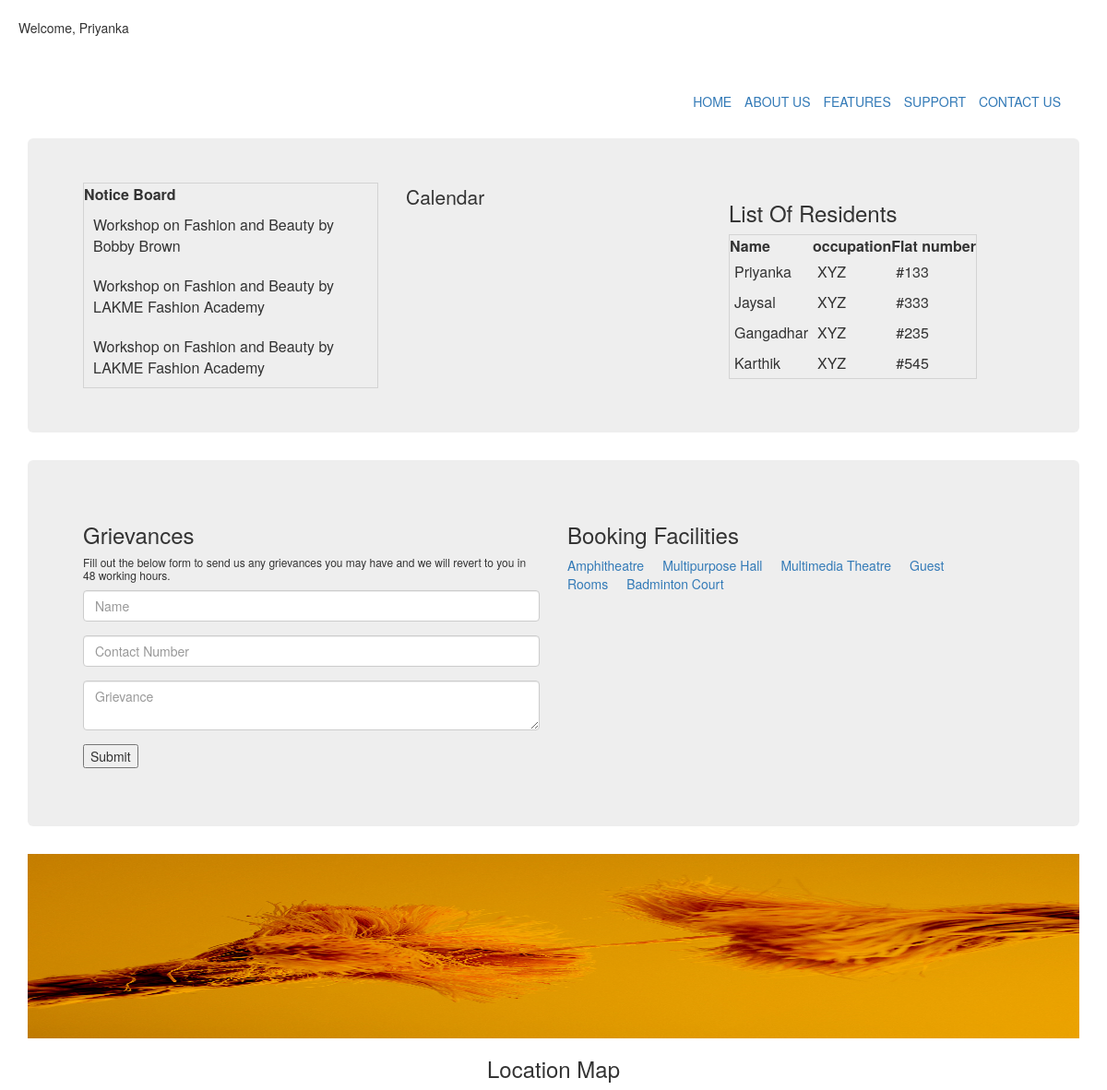
/features.php (signed in), run on the app's committed database.
### tables this page shows
CREATE TABLE IF NOT EXISTS `century_notice` (
`id` int(11) NOT NULL,
  `notice` text NOT NULL,
  `date_added` datetime NOT NULL,
  `more` varchar(50) NOT NULL
);

CREATE TABLE IF NOT EXISTS `members` (
`id` int(11) NOT NULL,
  `name` varchar(50) NOT NULL,
  `occupation` varchar(50) NOT NULL,
  `flat_number` varchar(50) NOT NULL,
  `username` varchar(50) NOT NULL,
  `password` varchar(50) NOT NULL,
  `client_id` int(11) NOT NULL,
  `date_added` datetime NOT NULL
);

CREATE TABLE IF NOT EXISTS `century_advertisement` (
`id` int(11) NOT NULL,
  `path` varchar(50) NOT NULL,
  `category` varchar(50) NOT NULL,
  `date_changed` date NOT NULL
);

### features.php (the view, shortened to what this page needs)
<?php
if(isset($_SESSION['member_name']))
{
include("connection.php");
$client_name=$_SESSION['client_name'];
$member_name=$_SESSION['member_name'];
$exe=mysqli_query($conn,"select * from ".$client_name."_notice limit 3");
$exe2=mysqli_query($conn,"select id from clients where name='$client_name'");
$res2=mysqli_fetch_assoc($exe2);
$id=$res2['id'];
$exe3=mysqli_query($conn,"select * from members where client_id='$id' limit 7" );
$query6="select path from ".$client_name."_advertisement where category='horizontal'";
$exe6=mysqli_query($conn,$query6);
$res6=mysqli_fetch_assoc($exe6);
$advertisement_path=$res6['path'];
?>
<hmtl>
<head>
<link rel="stylesheet" href="http://maxcdn.bootstrapcdn.com/bootstrap/3.3.7/css/bootstrap.min.css">
<link href='fullcalendar.css' rel='stylesheet' />
<link href='fullcalendar.print.css' rel='stylesheet' media='print' />
</head>
<body>
<div class="header">
<div style="display:block;margin-top:20px;margin-left:20px">
	<p>Welcome, <?php echo $member_name; ?></p>
</div>
<div style="display:block;float:right;margin-right:50px;margin-top:50px">
	<ul style="list-style:none">
    	<li style="display:inline-block;margin-left:10px"><a href="index.php">HOME</a></li>
        <li style="display:inline-block;margin-left:10px"><a href="about_us.php">ABOUT US</a></li>
    	<li style="display:inline-block;margin-left:10px"><a href="features.php">FEATURES</a></li>
        <li style="display:inline-block;margin-left:10px"><a href="support.php">SUPPORT</a></li>
        <li style="display:inline-block;margin-left:10px"><a href="contact_us.php">CONTACT US</a></li>
    </ul>
</div>
</div>
<div class="container" style="margin-top:20px">
    <div class="jumbotron">
    	 <div class="row">
         	<div class="col-sm-4">
                    <div class="table-responsive">
                    <table style="border:1px solid #D3D3D3">
                    <tr><th style="border:1 px solid #D3D3D3">Notice Board</th></tr>
                    <?php
                    while($res=mysqli_fetch_assoc($exe))
                    {
                        ?>
                            <tr>
                                <td style="padding:10px;"><?php echo $res['notice']; ?></td>
                            </tr>
                        <?php
                    }
                    ?>
                    </table>
                    </div>
            </div>
            <div class="col-sm-4">
            	<p>Calendar</p>
            </div>
            <div class="col-sm-4">
            	<div class="table-responsive">
                <h3>List Of Residents</h3>
                    <table style="border:1px solid #D3D3D3;border-collapse:collapse">
                        <tr><th>Name</th><th>occupation</th><th>Flat number</th></tr>
                        <?php
                        while($res=mysqli_fetch_assoc($exe3))
                        {
                            ?>
                                <tr style="border:1 px solid #D3D3D3;border-collapse:collapse">
                                    <td style="padding:5px;border-bottom:1 px solid #D3D3D3">
										<?php echo $res['name'];?>
                                    </td>
                                    <td style="padding:5px;border-bottom:1 px solid #D3D3D3">
										<?php echo $res['occupation'];?>
                                    </td>
                                    <td style="padding:5px;border-bottom:1 px solid #D3D3D3">
										<?php echo $res['flat_number'];?>
                                    </td>
                                </tr>
                            <?php
                        }
                        ?>
                   </table>
               </div>
            </div>
         </div>
    </div>
</div>
<div class="container">
	<div class="jumbotron">
    	<div class="row">
        	<div class="col-sm-6">
            	<h3>Grievances</h3>
                <h6>Fill out the below form to send us any grievances you may have and we will revert to you in 48 working hours.</h6>
                        <form method="post">
                            <div class="form-group">
                                <input type="text" name="name" id="name" class="form-control" placeholder="Name">
                            </div>
                            <div class="form-group">
                                <input type="text" name="phone" id="phone" class="form-control" placeholder="Contact Number" onKeyPress="return isNumber()">
                            </div>
                            <div class="form-group">
                                <textarea name="grievance" id="grievance" placeholder="Grievance" class="form-control"></textarea>
                            </div>
                            <div class="form-group">
                                <input type="submit" name="submit" id="submit" class="" value="Submit">
                            </div>
                        </form>
            </div>
            <div class="col-sm-6">
            	<h3>Booking Facilities</h3>
    			<span><a href="booking.php?category=Amphitheatre">Amphitheatre</a><a href="booking.php?category=Multipurpose Hall" class="link">Multipurpose Hall</a><a href="booking.php?category=Multimedia Theatre" class="link">Multimedia Theatre</a><a href="booking.php?category=Guest Room" class="link">Guest Rooms</a><a href="booking.php?category=Badminton Court" class="link">Badminton Court</a></span>
            </div>
        </div>
    </div>
</div>
<div class="container">
        	<div class="row">
                <div class="col-sm-12" style="width:100%;height:200px;text-align:center">
                		<img src='<?php echo $advertisement_path; ?>' alt="no image found" width="100%" height="200px">
                </div>
            </div>
</div>
<div class="container" style="text-align:center">
<h3>Location Map</h3>
</div>
</body>
</html>
<?php
}
else
header("location:login.php");
?>

### features.php (style rules this page uses)
.link { margin-left:20px; }

### data on the page
century_notice: notice "Workshop on Fashion and Beauty by Bobby Brown"
century_notice: notice "Workshop on Fashion and Beauty by LAKME Fashion Academy"
century_notice: notice "Workshop on Fashion and Beauty by LAKME Fashion Academy"
members: name "Priyanka", occupation "XYZ", flat_number "#133"
members: name "Jaysal", occupation "XYZ", flat_number "#333"
members: name "Gangadhar", occupation "XYZ", flat_number "#235"
members: name "Karthik", occupation "XYZ", flat_number "#545"
century_advertisement: path (picture)

### other printed values
$member_name "Priyanka"
